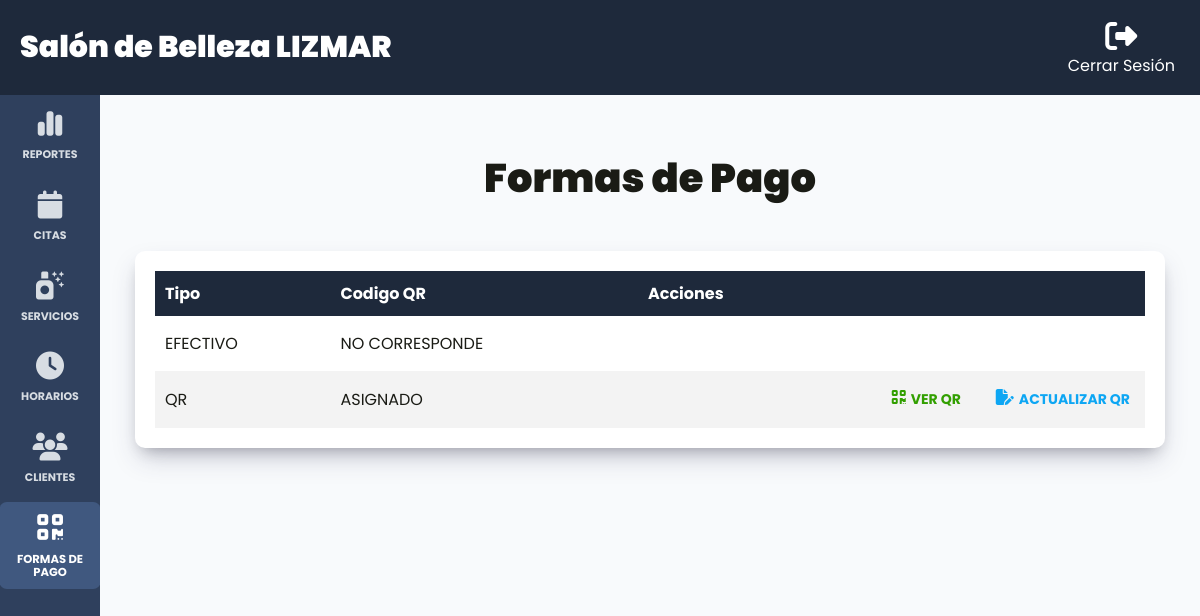
The app's page /admin/formas_pagos (signed in) with its own data.
### tables this page shows
CREATE TABLE `formaspagos` (
  `id` int NOT NULL AUTO_INCREMENT,
  `tipo` varchar(30) DEFAULT NULL,
  `imagenQR` varchar(100) DEFAULT NULL,
  PRIMARY KEY (`id`)
);

### controllers/FormasPagosController.php (called while the page is built, shortened)
<?php
class FormasPagosController {
    public static function index(Router $router) {
        $formaPagos = FormaPago::all();
        $router->render('admin/formasPagos/index', [
            'formaPagos' => $formaPagos
        ]);
    }
}

### public/index.php (called while the page is built, shortened)
<?php
$router = new Router();
$router->get('/', [LoginController::class, 'login']);
$router->post('/', [LoginController::class, 'login']);
$router->get('/logout', [LoginController::class, 'logout']);
$router->get('/forgot-password', [LoginController::class, 'forgotPassword']);
$router->post('/forgot-password', [LoginController::class, 'forgotPassword']);
$router->get('/reset-password', [LoginController::class, 'resetPassword']);
$router->post('/reset-password', [LoginController::class, 'resetPassword']);
$router->get('/create-account', [LoginController::class, 'createAccount']);
$router->post('/create-account', [LoginController::class, 'createAccount']);
$router->get('/confirm-account', [LoginController::class, 'confirmAccount']);
$router->get('/message', [LoginController::class, 'message']);
$router->get('/cita', [CitaController::class, 'index']);
$router->get('/historial', [CitaController::class, 'showHistorial']);
$router->post('/cita/cancelar', [CitaController::class, 'update']);
$router->get('/api/servicios', [APIController::class, 'index']);
$router->get('/api/horarios', [APIController::class, 'showHorarios']);
$router->post('/api/horarios/estado', [APIController::class, 'cambiarEstadoHorarios']);
$router->post('/api/citas', [APIController::class, 'create']);
$router->get('/api/citas_admin', [APIController::class, 'getCitas']);
$router->get('/api/reportes/ingresos_mensuales', [ReportesAPIController::class, 'ingresosPorMes']);
$router->get('/api/reportes/ingresos_diarios', [ReportesAPIController::class, 'ingresosPorDia']);
$router->get('/api/reportes/servicios_solicitados', [ReportesAPIController::class, 'serviciosSolicitados']);
$router->get('/api/reportes/clientes_frecuentes', [ReportesAPIController::class, 'clientesFrecuentes']);
$router->get('/api/reportes/horarios_demandados', [ReportesAPIController::class, 'horariosDemandados']);
$router->get('/admin/dashboard', [DashboardController::class, 'index']);
$router->get('/admin/citas', [CitasController::class, 'index']);
$router->post('/admin/citas/editar', [CitasController::class, 'update']);
$router->get('/admin/clientes', [ClientesController::class, 'index']);
$router->get('/admin/horarios', [HorariosController::class, 'index']);
$router->get('/admin/formas_pagos', [FormasPagosController::class, 'index']);
$router->get('/admin/formas_pagos/actualizar_qr', [FormasPagosController::class, 'update']);
$router->post('/admin/formas_pagos/actualizar_qr', [FormasPagosController::class, 'update']);
$router->get('/admin/servicios', [ServiciosController::class, 'index']);
$router->get('/admin/servicios/crear', [ServiciosController::class, 'create']);
$router->post('/admin/servicios/crear', [ServiciosController::class, 'create']);
$router->get('/admin/servicios/editar', [ServiciosController::class, 'update']);
$router->post('/admin/servicios/editar', [ServiciosController::class, 'update']);
$router->post('/admin/servicios/eliminar', [ServiciosController::class, 'delete']);
$router->get('/error/404', [Pagina404Controller::class, 'index']);
$router->comprobarRutas();

### models/ActiveRecord.php (called while the page is built, shortened)
<?php
class ActiveRecord {
    protected static $db;
    protected static $tabla = '';
    public static function setDB($database) {
        self::$db = $database;
    }
    public static function consultarSQL($query) {
        $resultado = self::$db->query($query);
        $array = [];
        while ($registro = $resultado->fetch_assoc()) {
            $array[] = static::crearObjeto($registro);
        }
        return $array;
    }
    protected static function crearObjeto($registro) {
        $objeto = new static;
        foreach ($registro as $key => $value) {
            if (property_exists($objeto, $key)) {
                $objeto->$key = $value;
            }
        }
        return $objeto;
    }
    public static function all() {
        $query = "SELECT * FROM " . static::$tabla;
        $resultado = self::consultarSQL($query);
        return $resultado;
    }
}

### views/admin/formasPagos/index.php (the view, shortened to what this page needs)
<h1 class="nombre-pagina">Formas de Pago</h1>
<div class="dashboard__contenedor">
    <?php if (!empty($formaPagos)): ?>
        <table class="table" id="myTable">
            <thead class="table__thead">
                <tr>
                    <th scope="col" class="table__th">Tipo</th>
                    <th scope="col" class="table__th">Codigo QR</th>
                    <th scope="col" class="table__th">Acciones</th>
                </tr>
            </thead>
            <tbody class="table__tbody">
                <?php foreach($formaPagos as $formaPago): ?>
                    <tr class="table__tr">
                        <td class="table__td">
                            <?php echo $formaPago->tipo; ?>
                        </td>
                        <?php if($formaPago->imagenQR != 'NO CORRESPONDE'): ?>
                            <td class="table__td">
                                ASIGNADO
                            </td>
                            <td class="table__td--acciones">
                                <a href="#modal-<?php echo $formaPago->id; ?>" class="table__accion table__accion--ver">
                                    <i class="fa-solid fa-qrcode"></i>
                                    Ver QR
                                </a>
                                <a href="/admin/formas_pagos/actualizar_qr?id=<?php echo $formaPago->id; ?>" class="table__accion table__accion--editar">
                                    <i class="fa-solid fa-file-pen"></i>
                                    Actualizar QR
                                </a>
                            </td>
                            <?php else: ?>
                                <td class="table__td">
                                    <?php echo $formaPago->imagenQR; ?>
                                </td>
                                <td class="table__td--acciones">
                                </td>
                        <?php endif; ?>
                    </tr>
                <?php endforeach; ?>
            </tbody>
        </table>
        <?php else: ?>
            <p class="text-center">No hay formas de pago registradas</p>
    <?php endif; ?>
</div>

### public/build/css/app.css (style rules this page uses)
html { line-height:1.15;-webkit-text-size-adjust:100% }
body { margin:0 }
h1 { font-size:2em;margin:.67em 0 }
a { background-color:rgba(0,0,0,0) }
html { font-size:62.5%;box-sizing:border-box;height:100% }
body { min-height:100%;display:flex;flex-direction:column;background-color:rgb(38.595505618,52.7471910112,75.904494382);font-family:"Poppins",sans-serif;font-size:1.6rem }
@media (min-width: 768px) { body { height:100% } }
.body-admin { color:#1a1b15 }
*,*:before,*:after { box-sizing:inherit }
a { text-decoration:none }
h1,h2,h3 { font-family:"Poppins",sans-serif;margin:0 0 2.5rem 0;font-weight:900;color:#fff;text-align:center }
h1 { font-size:4rem }
.nombre-pagina { text-align:center;margin:5rem 0;font-weight:700 }
.body-admin h1,.body-admin h2,.body-admin h3 { color:#1a1b15;font-weight:900 }
.fa,.fa-solid,.fa-regular,.fa-light,.fa-thin,.fa-duotone,.fa-brands,.fas,.far,.fal,.fat,.fad,.fab { font-size:1.6rem !important }
.dashboard { height:100vh;display:flex;flex-direction:column;background-color:#f8fafc }
.dashboard__contenedor,.dashboard__formulario { box-shadow:rgba(50,50,93,.25) 0px 13px 27px -5px,rgba(0,0,0,.3) 0px 8px 16px -8px;background-color:#fff;padding:2rem;border-radius:1rem }
.table { width:100%;border-collapse:collapse }
.table__thead { background-color:#1e293b;color:#fff }
.table__th { padding:1rem;text-align:left }
.table__tr:nth-of-type(even) { background-color:hsl(0,0%,95.4121381168%) }
.table__td,.table__td--acciones { padding:1.5rem 1rem }
.table__td--acciones { display:flex;flex-direction:column;justify-content:center;gap:1rem;align-items:center }
@media (min-width: 768px) { .table__td--acciones { flex-direction:row;justify-content:flex-end;gap:2.5rem } }
.table__accion { all:unset;text-transform:uppercase;font-size:1.4rem;font-weight:700;padding:.3rem .5rem;display:flex;gap:.5rem }
.table__accion--ver { color:#329f00 }
.table__accion--editar { color:#0da6f3 }

### records on screen
formaspagos: tipo "EFECTIVO", imagenQR "NO CORRESPONDE"
formaspagos: tipo "QR"
